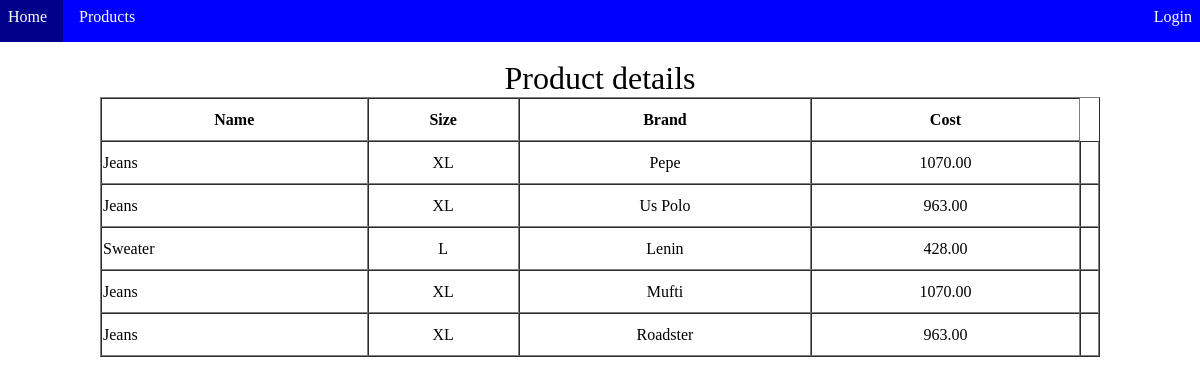
The app's page /FrontEnd/customerhome.php?Category=Bottom Wear with its own data.
### tables this page shows
CREATE TABLE `Product` (
  `PID` varchar(14) NOT NULL,
  `Name` varchar(8) DEFAULT NULL,
  `Size` varchar(3) DEFAULT NULL,
  `Brand` varchar(8) DEFAULT NULL,
  `Quantity` int(11) DEFAULT 0,
  `Cost` decimal(20,2) DEFAULT 0.00,
  `Category` varchar(18) DEFAULT NULL,
  PRIMARY KEY (`PID`),
  KEY `fk_cat` (`Category`),
  CONSTRAINT `fk_cat` FOREIGN KEY (`Category`) REFERENCES `Category` (`Category`)
);

### FrontEnd/customerhome.php (the view, shortened to what this page needs)
<?php
include('./dbconfig.php');
?>
<!DOCTYPE html>
<html>
<head>
</head>
<body style="margin: -8px" style="background-image: url('jeans.JPG');background-size: 100%;background-repeat: no-repeat">
	<ul>
	    <li><a href="server.php" style="color: white;text-decoration:none">Home</a></li>
	    <li>Products</li>
<?php
  if(!isset($_SESSION['sess_user']))
  {
?>
 		<li style="float: right;"><a href="login.php" style="color: white;text-decoration:none">Login</a></li>
<?php
  } else{
?>
		<li style="float: right;"><a href="logout.php" style="color:white;text-decoration:none">Logout</a></li>
<?php
  }
?>
	</ul>
	<br>
	<center>
		<table cellspacing=0 border=1 width="1000" height="260" >
			<caption>Product details</caption>
			<tr>
				<th>Name</th>
				<th>Size</th>
				<th>Brand</th>
			    <th>Cost</th>
			</tr>
	<?php
		$Category = $_GET["Category"];
		$query=mysqli_query($conn,"SELECT * FROM Product WHERE Category='$Category'");
			while($row = mysqli_fetch_assoc($query))
			{
				$Name=$row['Name'];
				$Size=$row['Size'];
				$Brand=$row['Brand'];
				$Cost=$row['Cost'];
				echo '<tr>' . '<td>';
			    echo $Name . '<br/>' . '<td>'.'</center>'.'<center>';
				echo $Size. '<br/>' . '<td>'.'</center>'.'<center>';
				echo $Brand. '<br/>' . '<td>'.'</center>'.'<center>';
				echo $Cost . '<br/>' . '<td>'.'</center>'.'<center>';
			}
	?>
	</center>
</body>
</html>

### FrontEnd/customerhome.php (style rules this page uses)
ul { list-style-type: none; border: 1px blue; margin: 0; padding: 0; overflow: hidden; background-color: blue; }
ul li { float: left; display: block; color: white; text-align: center; padding: 16px; }
caption { font-size: 200%; }

### records on screen
product: Name "Jeans", Size "XL", Brand "Pepe", Cost "1070.00"
product: Name "Jeans", Size "XL", Brand "Us Polo", Cost "963.00"
product: Name "Sweater", Size "L", Brand "Lenin", Cost "428.00"
product: Name "Jeans", Size "XL", Brand "Mufti", Cost "1070.00"
product: Name "Jeans", Size "XL", Brand "Roadster", Cost "963.00"
